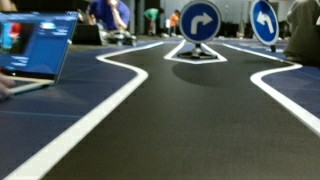
#> input picture scripts/sign_dataset/dataset_v1/images/train/bag_20260711_144948_01685.png, 320 x 180 px; its folder holds only this picture in this run
$ python -i masks.py   (imports and definitions only)
#> lines starting #> are read from the running program, lines starting #| are printed output that depends on the picture; after the words box and inside, x2 and y2 are one past the last pixel; in counts of white or black regions, pixels touching at a corner belong together
### scripts/vision_tune/metric_ipm.py
#!/usr/bin/env python3
"""Metric IPM matching Phase-0 trapezoid fine-tune coverage.

Camera model (C920e / sim_interface):
  height 0.13 m, pitch 10° down, HFoV 70.42°.

Fine-tune equivalence (320×180):
  crop_top_ratio 0.39  ↔  ground x ≈ 1.50 m  (geometric: v/H ≈ 0.389)
  image bottom         ↔  ground x ≈ 0.22 m
  lateral              ↔  ±Y_HALF_WIDTH_M (default = full image width at x_max)

BEV pixels are isotropic meters (same m/px longitudinally and laterally).
Trapezoid bev_w/h / bottom_half are *not* used here — coverage is set in meters.
Default y_half = ±0.77 m (team lock, 2026-07-12). Set range.full_image_width
to true only if you want the geometric full-frame half-width at x_max (~±1.05 m).
"""

from __future__ import annotations

from dataclasses import dataclass
from pathlib import Path
from typing import Any

import cv2
import numpy as np
import yaml

DEFAULT_CONFIG_PATH = (
    Path(__file__).resolve().parents[2] / 'config' / 'lane_vision.yaml'
)

# C920e + D-Racer mount (sim_interface.yaml / hardware-camera.md).
DEFAULT_HFOV_DEG = 70.42
DEFAULT_HEIGHT_M = 0.13
DEFAULT_PITCH_DOWN_DEG = 10.0

# Phase-0 fine-tune reproduction targets.
DEFAULT_X_MIN_M = 0.22
DEFAULT_X_MAX_M = 1.50
# Full image half-width on ground at x_max (HFoV 70.42°, x=1.5 m) ≈ ±1.06 m.
# Narrow ±0.40 was planner margin only — too tight vs trapezoid "use all pixels".
DEFAULT_Y_HALF_WIDTH_M = 0.77
DEFAULT_METERS_PER_PIXEL = 0.004
DEFAULT_CROP_TOP_RATIO = 0.39
DEFAULT_TRACK_WIDTH_M = 0.35
DEFAULT_IMAGE_WIDTH = 320
DEFAULT_IMAGE_HEIGHT = 180
DEFAULT_FULL_IMAGE_WIDTH = False


@dataclass
class MetricIpmParams:
    hfov_deg: float = DEFAULT_HFOV_DEG
    camera_height_m: float = DEFAULT_HEIGHT_M
    pitch_down_deg: float = DEFAULT_PITCH_DOWN_DEG
    x_min_m: float = DEFAULT_X_MIN_M
    x_max_m: float = DEFAULT_X_MAX_M
    y_half_width_m: float = DEFAULT_Y_HALF_WIDTH_M
    meters_per_pixel: float = DEFAULT_METERS_PER_PIXEL
    crop_top_ratio: float = DEFAULT_CROP_TOP_RATIO
    track_width_m: float = DEFAULT_TRACK_WIDTH_M

    def clamp(self) -> MetricIpmParams:
        mpp = float(np.clip(self.meters_per_pixel, 0.001, 0.05))
        x_min = float(np.clip(self.x_min_m, 0.05, 1.0))
        x_max = float(np.clip(self.x_max_m, x_min + 0.2, 5.0))
        return MetricIpmParams(
            hfov_deg=float(np.clip(self.hfov_deg, 30.0, 120.0)),
            camera_height_m=float(np.clip(self.camera_height_m, 0.05, 0.5)),
            pitch_down_deg=float(np.clip(self.pitch_down_deg, 0.0, 45.0)),
            x_min_m=x_min,
            x_max_m=x_max,
            y_half_width_m=float(np.clip(self.y_half_width_m, 0.15, 2.0)),
            meters_per_pixel=mpp,
            crop_top_ratio=float(np.clip(self.crop_top_ratio, 0.0, 0.6)),
            track_width_m=float(np.clip(self.track_width_m, 0.2, 0.6)),
        )

    # [35 lines left out: functions y_half_for_full_image_width, with_full_image_width, not called in this run]

    @property
    def bev_width(self) -> int:
        p = self.clamp()
        return int(round((2.0 * p.y_half_width_m) / p.meters_per_pixel)) + 1

    @property
    def bev_height(self) -> int:
        p = self.clamp()
        return int(round((p.x_max_m - p.x_min_m) / p.meters_per_pixel)) + 1

    # [4 lines left out: function guide_half_width_px, not called in this run]


def load_metric_ipm(path: Path | None = None) -> MetricIpmParams:
    cfg_path = path or DEFAULT_CONFIG_PATH
    if not cfg_path.is_file():
        return MetricIpmParams()
    with cfg_path.open(encoding='utf-8') as f:
        data: dict[str, Any] = yaml.safe_load(f) or {}
    block = data.get('metric_ipm') or {}
    cam = block.get('camera') or {}
    rng = block.get('range') or {}
    params = MetricIpmParams(
        hfov_deg=float(cam.get('hfov_deg', DEFAULT_HFOV_DEG)),
        camera_height_m=float(cam.get('height_ground_m', DEFAULT_HEIGHT_M)),
        pitch_down_deg=float(cam.get('pitch_down_deg', DEFAULT_PITCH_DOWN_DEG)),
        x_min_m=float(rng.get('x_min_m', DEFAULT_X_MIN_M)),
        x_max_m=float(rng.get('x_max_m', DEFAULT_X_MAX_M)),
        y_half_width_m=float(rng.get('y_half_width_m', DEFAULT_Y_HALF_WIDTH_M)),
        meters_per_pixel=float(
            block.get('meters_per_pixel', DEFAULT_METERS_PER_PIXEL)
        ),
        crop_top_ratio=float(
            block.get('crop_top_ratio', DEFAULT_CROP_TOP_RATIO)
        ),
        track_width_m=float(block.get('track_width_m', DEFAULT_TRACK_WIDTH_M)),
    ).clamp()
    img = data.get('image') or {}
    img_w = int(img.get('width', DEFAULT_IMAGE_WIDTH))
    img_h = int(img.get('height', DEFAULT_IMAGE_HEIGHT))
    if bool(rng.get('full_image_width', DEFAULT_FULL_IMAGE_WIDTH)):
        params = params.with_full_image_width(img_w, img_h)
    return params


# [34 lines left out: function save_metric_ipm, not called in this run]


def _camera_intrinsics(
    img_w: int,
    img_h: int,
    params: MetricIpmParams,
) -> tuple[float, float, float, float, float]:
    """Return fx, fy, cx, cy_full, theta_rad (cy in full-image coords)."""
    p = params.clamp()
    fx = img_w / (2.0 * np.tan(np.deg2rad(p.hfov_deg) / 2.0))
    fy = fx
    cx = img_w / 2.0
    cy_full = img_h / 2.0
    theta = np.deg2rad(p.pitch_down_deg)
    return fx, fy, cx, cy_full, theta


def ground_to_image_uv(
    x_m: float,
    y_m: float,
    img_w: int,
    img_h: int,
    params: MetricIpmParams,
) -> tuple[float, float]:
    """Project ground (x forward, y left) → full-image pixel (u, v)."""
    p = params.clamp()
    fx, fy, cx, cy_full, theta = _camera_intrinsics(img_w, img_h, p)
    yc = p.camera_height_m * np.cos(theta) - x_m * np.sin(theta)
    zc = p.camera_height_m * np.sin(theta) + x_m * np.cos(theta)
    u = fx * (y_m / zc) + cx
    v = fy * (yc / zc) + cy_full
    return float(u), float(v)


def resolve_crop_top_px(img_w: int, img_h: int, params: MetricIpmParams) -> int:
    """Crop so x_max stays inside the kept image.

    Configured crop_top_ratio≈0.39 matches ~1.5 m on 320×180, but rounding can
    put the x_max row 0.2 px above the crop line. Take the min of configured
    crop and floor(v(x_max)) so the far BEV edge remains valid.
    """
    p = params.clamp()
    configured = int(round(img_h * p.crop_top_ratio))
    _, v_xmax = ground_to_image_uv(p.x_max_m, 0.0, img_w, img_h, p)
    geometric = int(np.floor(v_xmax + 1e-6))
    crop_top_px = min(configured, geometric)
    return int(np.clip(crop_top_px, 0, max(0, img_h - 2)))


def build_ipm_maps(
    img_w: int,
    img_h: int,
    params: MetricIpmParams,
) -> tuple[np.ndarray, np.ndarray, np.ndarray]:
    """Return (map_x, map_y, valid) for cv2.remap on the *cropped* image.

    map_* are in cropped-image coordinates (y=0 at crop line).
    """
    p = params.clamp()
    crop_top_px = resolve_crop_top_px(img_w, img_h, p)
    cropped_h = img_h - crop_top_px

    fx, fy, cx, cy_full, theta = _camera_intrinsics(img_w, img_h, p)
    cy = cy_full - crop_top_px

    y_right = np.linspace(
        -p.y_half_width_m,
        p.y_half_width_m,
        p.bev_width,
        dtype=np.float32,
    )
    # Row 0 = far (x_max), last row = near (x_min) — same as WonTae / trapezoid top=far.
    x_forward = np.linspace(
        p.x_max_m,
        p.x_min_m,
        p.bev_height,
        dtype=np.float32,
    )
    y_grid, x_grid = np.meshgrid(y_right, x_forward)

    # OpenCV camera: Xc right, Yc down, Zc forward.
    xc = y_grid
    yc = p.camera_height_m * np.cos(theta) - x_grid * np.sin(theta)
    zc = p.camera_height_m * np.sin(theta) + x_grid * np.cos(theta)

    map_x = (fx * (xc / zc) + cx).astype(np.float32)
    map_y = (fy * (yc / zc) + cy).astype(np.float32)

    valid = (
        (zc > 0.001)
        & (map_x >= 0.0)
        & (map_x < float(img_w))
        & (map_y >= 0.0)
        & (map_y < float(cropped_h))
    )
    map_x = map_x.copy()
    map_y = map_y.copy()
    map_x[~valid] = -1.0
    map_y[~valid] = -1.0
    return map_x, map_y, valid


def warp_metric_ipm(frame: np.ndarray, params: MetricIpmParams) -> np.ndarray:
    """Warp BGR (or single-channel) frame to metric BEV."""
    h, w = frame.shape[:2]
    p = params.clamp()
    crop_top_px = resolve_crop_top_px(w, h, p)
    cropped = frame[crop_top_px:, :]
    map_x, map_y, _ = build_ipm_maps(w, h, p)
    return cv2.remap(
        cropped,
        map_x,
        map_y,
        interpolation=cv2.INTER_LINEAR,
        borderMode=cv2.BORDER_CONSTANT,
        borderValue=(0, 0, 0) if frame.ndim == 3 else 0,
    )


# [92 lines left out: functions bev_uv_to_xy, draw_crop_overlay, draw_metric_guides, not called in this run]

### src/inference/inference/modules/perception/blob/morph_blob.py
"""Morphology + connected-component selection of one road-like blob."""

from __future__ import annotations

from dataclasses import dataclass

import cv2
import numpy as np


@dataclass(frozen=True)
class BlobSelectStats:
    n_components: int = 0
    chosen_label: int = 0
    chosen_area: int = 0
    score: float = 0.0


def _odd(k: int) -> int:
    k = max(1, int(k))
    return k if k % 2 == 1 else k + 1


# [147 lines left out: functions fill_small_holes, morph_clean_road, select_best_blob, drop_top_edge_only_blobs, not called in this run]


def keep_near_floor_blob(
    mask: np.ndarray,
    *,
    near_band_ratio: float = 0.35,
    min_near_area: int = 80,
    centroid_lower_frac: float = 0.55,
) -> np.ndarray:
    """Keep one near-robot CC **before** road morph (black asphalt / cyan wash).

    Score by **pixels inside the near (ego) band**, not total CC area. Large
    off-track floor that only grazes the bottom band otherwise wins on area
    (OUT curve ~1412–1491).
    """

    binary = (mask > 0).astype(np.uint8) * 255
    if binary.size == 0 or not np.any(binary):
        return binary
    h, w = binary.shape
    n, labels, stats, cents = cv2.connectedComponentsWithStats(binary, connectivity=8)
    if n <= 1:
        return np.zeros_like(binary)

    near_h = max(2, int(round(h * float(near_band_ratio))))
    near_slice = labels[h - near_h :, :]
    near_labs = {int(lab) for lab in np.unique(near_slice) if int(lab) > 0}

    near_ok: list[tuple[int, int]] = []
    for lab in near_labs:
        near_area = int(np.count_nonzero(near_slice == lab))
        if near_area >= int(min_near_area):
            near_ok.append((lab, near_area))

    if near_ok:
        best = max(near_ok, key=lambda t: t[1])[0]
    else:
        v_cut = float(h) * float(centroid_lower_frac)
        lower: list[tuple[int, int]] = []
        for lab in range(1, n):
            area = int(stats[lab, cv2.CC_STAT_AREA])
            cy = float(cents[lab][1])
            if cy >= v_cut and area >= int(min_near_area):
                # Prefer mass in the lower half when no near-band hit.
                lower_area = int(np.count_nonzero(labels[h // 2 :, :] == lab))
                lower.append((lab, lower_area if lower_area > 0 else area))
        if lower:
            best = max(lower, key=lambda t: t[1])[0]
        else:
            best = 1 + int(np.argmax(stats[1:, cv2.CC_STAT_AREA]))

    out = np.zeros_like(binary)
    if best > 0:
        out[labels == best] = 255
    return out


# Back-compat alias (cyan path / older call sites).
keep_near_cyan_blob = keep_near_floor_blob


# [39 lines left out: function keep_bottom_ego_blob, not called in this run]

### src/inference/inference/modules/perception/blob/masks.py
"""HSV masks on Metric IPM BEV for blob corridor perception."""

from __future__ import annotations

import sys
from pathlib import Path

import cv2
import numpy as np
import yaml

_VISION_TUNE: Path | None = None


# [24 lines left out: functions _vision_tune_dir, _metric_ipm, not called in this run]


_ipm_map_x: np.ndarray | None = None
_ipm_map_y: np.ndarray | None = None
_ipm_map_shape: tuple[int, int] | None = None
_ipm_params = None


# [34 lines left out: functions get_ipm_params, ensure_ipm_maps, warp_mask, not called in this run]


def warp_bgr(frame: np.ndarray) -> np.ndarray:
    _, _, _, warp_metric_ipm = _metric_ipm()
    return warp_metric_ipm(frame, get_ipm_params())


# [39 lines left out: function _load_hsv_bounds, not called in this run]


_HSV_BOUNDS: dict[str, tuple[np.ndarray, np.ndarray]] | None = None


# [5 lines left out: function hsv_bounds, not called in this run]


def reload_hsv_bounds() -> None:
    global _HSV_BOUNDS
    _HSV_BOUNDS = None


# [10 lines left out: function _red_inrange, not called in this run]


# Kept for tests / diagnostics; road fill SSOT no longer uses red-only gating.
_MIN_RED_ROAD_PX = 250
_RED_BOTTOM_Y_FRAC = 0.55


# [223 lines left out: functions red_road_present, compose_road_raw, _bev_channel_mask, course_ego_blob, extract_bev_masks, not called in this run]

>>> import cv2
>>> picture = cv2.imread('../../../../../../scripts/sign_dataset/dataset_v1/images/train/bag_20260711_144948_01685.png')
#> picture is the input picture: shape (180, 320, 3); mean B, G, R 85.6, 87.9, 78.5
>>> result = extract_bev_masks(picture)
#> in extract_bev_masks, `white_src = cv2.inRange(hsv, bounds['white'][0], bounds['white'][1])`:
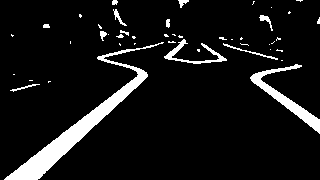
#> white_src: shape (180, 320); 8.2% white; 45 white regions (32 under 20 px), largest, box (x1, y1, x2, y2) and area: (4, 42, 164, 180) 2756, (250, 64, 320, 134) 929, (164, 39, 227, 64) 357
#> in _red_inrange, `h_lo = int(lo[0])`: h_lo = 170
#> in _red_inrange, `wrap_lo = np.array([0, int(lo[1]), int(lo[2])], dtype=np.uint8)`: wrap_lo = [0, 125, 161]
#> in _red_inrange, `wrap_hi = np.array([10, int(hi[1]), int(hi[2])], dtype=np.uint8)`: wrap_hi = [10, 192, 229]
#> in keep_near_floor_blob, `n, labels, stats, cents = cv2.connectedComponentsWithStats(binary, con..`:
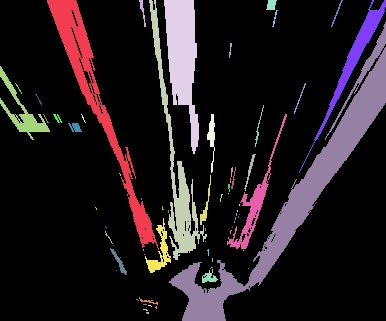
#> labels: shape (321, 386) int32; 69 distinct labels, from 0 to 68; one colour per label, 0 black
#> in keep_near_floor_blob, `n, labels, stats, cents = cv2.connectedComponentsWithStats(binary, con..`: n = 69; stats = 69 rows, first 6: [0, 0, 386, 321, 100979], [47, 0, 112, 250, 3799], [139, 0, 7, 27, 60], [149, 0, 58, 260, 2450], [164, 0, 35, 154, 3066], [266, 0, 11, 10, 83]; cents = 69 pairs, first value 18.23 to 354, second value 4.49 to 312.4
#> in keep_near_floor_blob, `near_slice = labels[h - near_h :, :]`:
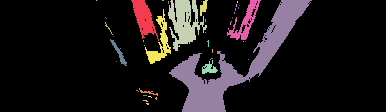
#> near_slice: shape (112, 386) int32; 41 distinct labels, from 0 to 68; one colour per label, 0 black
#> in keep_near_floor_blob, `near_labs = {int(lab) for lab in np.unique(near_slice) if int(lab) > 0}`: near_labs = 40 items
#> the loop in keep_near_floor_blob, `for lab in near_labs:` made 40 passes
#> (lab, near_area) on passes 2, 3, 4, 5, 15, 24, 31, 34: (3, 1035), (9, 3904), (20, 441), (26, 73), (43, 435), (52, 111), (59, 111), (62, 37)
#> after the loop in keep_near_floor_blob, `for lab in near_labs:`: near_ok = [(1, 533), (3, 1035), (9, 3904), (20, 441), (43, 435), (52, 111), (59, 111)]
#> in keep_near_floor_blob, `best = max(near_ok, key=lambda t: t[1])[0]`: best = 9
#> in compose_road_raw, `shape = black.shape if getattr(black, 'size', 0) else red.shape`: shape = (321, 386)
#> in compose_road_raw, `cyan_sel = cv2.bitwise_or(cyan_sel, cyan2)`:
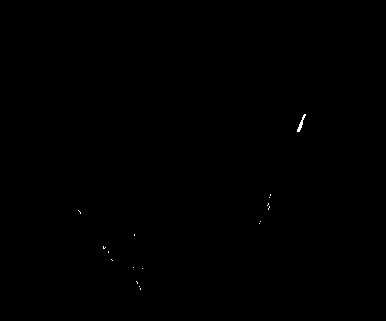
#> cyan_sel: shape (321, 386); 0.07% white in thin lines or dots, all inside (x1, y1, x2, y2) = (78, 114, 306, 290)
#> call 2 of keep_near_floor_blob, with near_band_ratio = 0.35, min_near_area = 80, centroid_lower_frac = 0.55
#> in keep_near_floor_blob (call 2), `n, labels, stats, cents = cv2.connectedComponentsWithStats(binary, con..`: n = 18; stats = 18 rows, first 6: [0, 0, 386, 321, 123820], [297, 114, 9, 18, 51], [270, 194, 1, 2, 2], [269, 197, 1, 1, 1], [267, 203, 2, 3, 3], [268, 206, 2, 4, 4]; cents = 18 rows, first 8: [192.5, 160], [300.7, 123.3], [270, 194.5], [269, 197], [267.7, 204], [268.5, 207.5], [79.25, 211.5], [260, 221]
#> in keep_near_floor_blob (call 2), `near_slice = labels[h - near_h :, :]`:
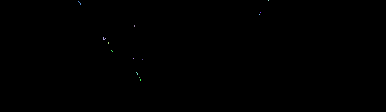
#> near_slice: shape (112, 386) int32; 14 distinct labels, from 0 to 17; one colour per label, 0 black
#> in keep_near_floor_blob (call 2), `near_labs = {int(lab) for lab in np.unique(near_slice) if int(lab) > 0}`: near_labs = 13 items
#> the loop in keep_near_floor_blob (call 2), `for lab in near_labs:` made 13 passes
#> near_area on passes 1 to 8: 1, 4, 1, 1, 2, 5, 2, 2
#> after the loop in keep_near_floor_blob (call 2), `for lab in near_labs:`: near_ok = []
#> the loop in keep_near_floor_blob (call 2), `for lab in range(1, n):` made 17 passes
#> (area, cy) on pass 1: (51, 123.3)
#> in keep_near_floor_blob (call 2), `best = 1 + int(np.argmax(stats[1:, cv2.CC_STAT_AREA]))`: best = 1
#> in warp_metric_ipm, `cropped = frame[crop_top_px:, :]`:
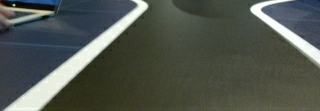
#> cropped: shape (111, 320, 3); mean B, G, R 79.1, 86.6, 81
#> in warp_metric_ipm, `return cv2.remap( cropped, map_x, map_y, interpolation=cv2.INTER_LINEA..`:
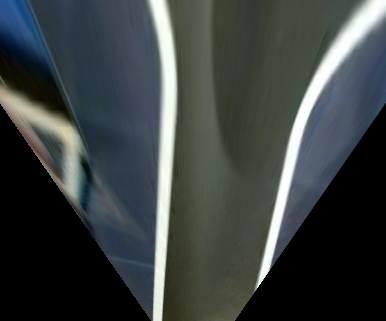
#> returned value: shape (321, 386, 3); mean of channels 0, 1, 2 65.4, 65.8, 59.3; drawn as B, G, R
#> result = 11 items

$ run again, on scripts/sign_dataset/dataset_v1/images/train/bag_20260711_144948_01691.png
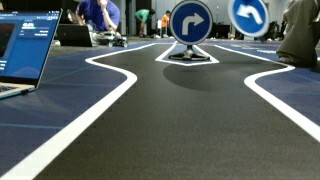
#> input picture scripts/sign_dataset/dataset_v1/images/train/bag_20260711_144948_01691.png, 320 x 180 px
#> picture is the input picture: shape (180, 320, 3); mean B, G, R 95.6, 96.5, 86.8
#> hsv: shape (180, 320, 3); mean H, S, V 64.3, 66.5, 103.9
#> white_src: shape (180, 320); 8.8% white; 74 white regions (59 under 20 px), largest, box (x1, y1, x2, y2) and area: (0, 44, 154, 180) 2587, (244, 65, 320, 142) 1044, (155, 41, 219, 66) 330
#> yellow_src: shape (180, 320); 20.3% white; 156 white regions (141 under 20 px), largest, box (x1, y1, x2, y2) and area: (118, 52, 320, 180) 10037, (279, 0, 307, 51) 292, (51, 45, 76, 55) 145
#> black_src: shape (180, 320); 51.5% white; 47 black regions (41 under 20 px), largest, box (x1, y1, x2, y2) and area: (0, 0, 320, 180) 27639, (225, 90, 240, 96) 38, (279, 27, 286, 39) 36, (315, 51, 320, 61) 36, (147, 28, 156, 35) 28, (228, 32, 235, 37) 20
#> main: shape (180, 320); every value is 0
#> h_lo = 170
#> wrap_lo = [0, 125, 161]
#> wrap_hi = [10, 192, 229]
#> cyan2_src: shape (180, 320); 0.18% white in thin lines or dots, all inside (x1, y1, x2, y2) = (235, 0, 264, 31)
#> labels: shape (321, 386) int32; 68 distinct labels, from 0 to 67
#> n = 68; stats = 68 rows, first 6: [0, 0, 386, 321, 102873], [28, 0, 126, 256, 4689], [141, 0, 5, 27, 84], [152, 0, 36, 161, 2712], [255, 0, 7, 27, 76], [378, 0, 6, 10, 16]; cents = 68 pairs, first value 2.39 to 380.5, second value 4.12 to 311
#> in keep_near_floor_blob, `near_slice = labels[h - near_h :, :]`:
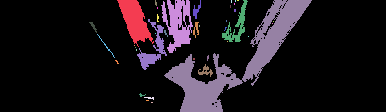
#> near_slice: shape (112, 386) int32; 39 distinct labels, from 0 to 67; one colour per label, 0 black
#> near_labs = 38 items
#> the loop in keep_near_floor_blob, `for lab in near_labs:` made 38 passes
#> (lab, near_area) on passes 2, 3, 5, 8, 15, 17, 18, 24: (9, 4153), (23, 938), (31, 328), (37, 61), (44, 443), (46, 29), (47, 47), (53, 28)
#> after the loop in keep_near_floor_blob, `for lab in near_labs:`: near_ok = [(1, 847), (9, 4153), (23, 938), (31, 328), (44, 443)]
#> in keep_near_floor_blob, `best = max(near_ok, key=lambda t: t[1])[0]`: best = 9
#> black: shape (321, 386); 7.4% white; 1 white region, box (x1, y1, x2, y2) and area: (164, 34, 386, 321) 9130
#> in compose_road_raw, `shape = black.shape if getattr(black, 'size', 0) else red.shape`: shape = (321, 386)
#> labels: shape (321, 386) int32; 16 distinct labels, from 0 to 15
#> n = 16; stats = 16 rows, first 6: [0, 0, 386, 321, 123001], [289, 0, 35, 94, 353], [329, 0, 24, 58, 203], [296, 71, 32, 76, 176], [266, 167, 1, 1, 1], [265, 169, 1, 2, 2]; cents = 16 rows, first 8: [191.7, 160.6], [307.6, 40.47], [340.8, 26.21], [311.8, 108.5], [266, 167], [265, 169.5], [264, 172], [266.5, 191.4]
#> near_slice: shape (112, 386) int32; 6 distinct labels, from 0 to 15
#> the loop in keep_near_floor_blob (call 2), `for lab in near_labs:` made 5 passes
#> near_area on passes 1, 3: 41, 25
#> the loop in keep_near_floor_blob (call 2), `for lab in range(1, n):` made 15 passes
#> (area, cy, lower_area) on pass 7: (91, 191.4, 91)
#> cyan: shape (321, 386); 0.07% white; 1 white region, box (x1, y1, x2, y2) and area: (261, 179, 272, 206) 91
#> road: shape (321, 386); 7.4% white; 2 white regions, box (x1, y1, x2, y2) and area: (164, 34, 386, 321) 9130, (261, 179, 272, 206) 91
#> in warp_metric_ipm, `return cv2.remap( cropped, map_x, map_y, interpolation=cv2.INTER_LINEA..`:
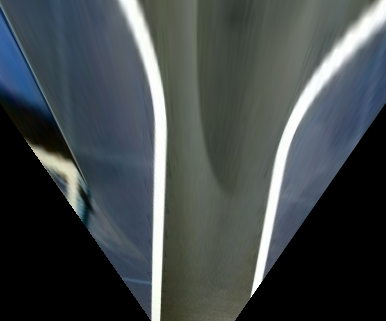
#> returned value: shape (321, 386, 3); mean of channels 0, 1, 2 74, 72.5, 65.7; drawn as B, G, R
#> result = 11 items

$ run again, on scripts/sign_dataset/dataset_v1/images/train/bag_20260711_144948_01716.png
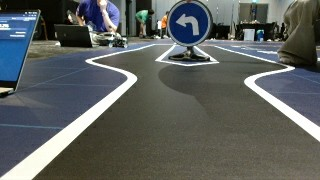
#> input picture scripts/sign_dataset/dataset_v1/images/train/bag_20260711_144948_01716.png, 320 x 180 px
#> picture is the input picture: shape (180, 320, 3); mean B, G, R 93.6, 95.9, 91.7
#> hsv: shape (180, 320, 3); mean H, S, V 56.8, 60.2, 103
#> white_src: shape (180, 320); 8.4% white; 87 white regions (72 under 20 px), largest, box (x1, y1, x2, y2) and area: (0, 42, 219, 180) 2787, (244, 65, 320, 142) 976, (101, 0, 117, 28) 126
#> yellow_src: shape (180, 320); 27.7% white; 139 white regions (121 under 20 px), largest, box (x1, y1, x2, y2) and area: (116, 52, 320, 180) 13589, (28, 40, 86, 60) 537, (283, 0, 314, 45) 437
#> black_src: shape (180, 320); 54.2% white; 84 black regions (73 under 20 px), largest, box (x1, y1, x2, y2) and area: (0, 0, 297, 180) 22271, (244, 60, 320, 143) 3326, (0, 0, 27, 10) 211
#> main: shape (180, 320); every value is 0
#> h_lo = 170
#> wrap_lo = [0, 125, 161]
#> wrap_hi = [10, 192, 229]
#> labels: shape (321, 386) int32; 63 distinct labels, from 0 to 62
#> n = 63; stats = 63 rows, first 6: [0, 0, 386, 321, 95173], [28, 0, 170, 289, 7950], [128, 0, 3, 10, 16], [134, 0, 3, 10, 16], [151, 0, 38, 167, 2832], [211, 0, 23, 71, 267]; cents = 63 pairs, first value 33.05 to 366.3, second value 4.25 to 316.5
#> in keep_near_floor_blob, `near_slice = labels[h - near_h :, :]`:
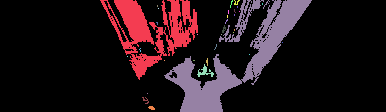
#> near_slice: shape (112, 386) int32; 33 distinct labels, from 0 to 62; one colour per label, 0 black
#> near_labs = 32 items
#> the loop in keep_near_floor_blob, `for lab in near_labs:` made 32 passes
#> (lab, near_area) on passes 2, 29, 32: (9, 4601), (59, 80), (62, 20)
#> after the loop in keep_near_floor_blob, `for lab in near_labs:`: near_ok = [(1, 2989), (9, 4601), (59, 80)]
#> best = 9
#> black: shape (321, 386); 12% white; 1 white region, box (x1, y1, x2, y2) and area: (164, 27, 386, 321) 14856
#> in compose_road_raw, `shape = black.shape if getattr(black, 'size', 0) else red.shape`: shape = (321, 386)
#> in warp_metric_ipm, `return cv2.remap( cropped, map_x, map_y, interpolation=cv2.INTER_LINEA..`:
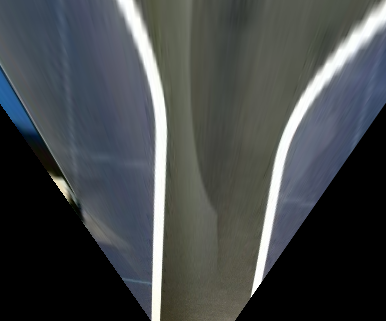
#> returned value: shape (321, 386, 3); mean of channels 0, 1, 2 73.2, 71.8, 67.9; drawn as B, G, R
#> result = 11 items
